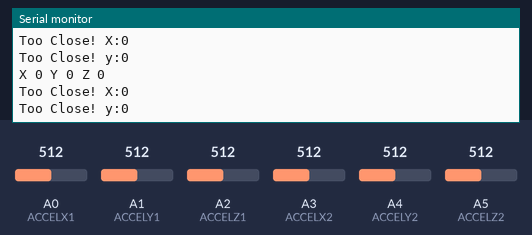
A sketch run on a simulated Arduino Uno, built with avr-gcc and run on an emulated ATmega328P. Parts: the last lines printed to the serial monitor. The inputs (shaded band) are chosen by the test bench; at power-on: A1 (ACCELY1) = 512, A4 (ACCELY2) = 512, A0 (ACCELX1) = 512, A2 (ACCELZ1) = 512, A3 (ACCELX2) = 512, A5 (ACCELZ2) = 512.

Above: at 7.4 s.
7.5 s: A1 (ACCELY1) set to 537
At 9.2 s:
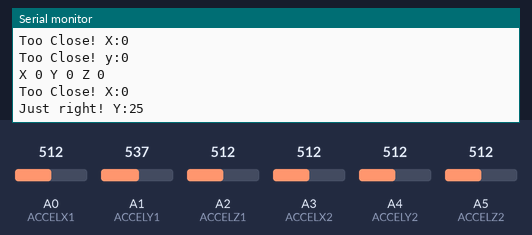
16.9 s: A4 (ACCELY2) set to 542
At 17.94 s:
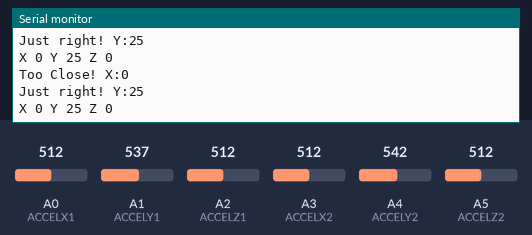
Timing chart, 0 to 19.9 s (numbered marks = the images above; inputs shaded):
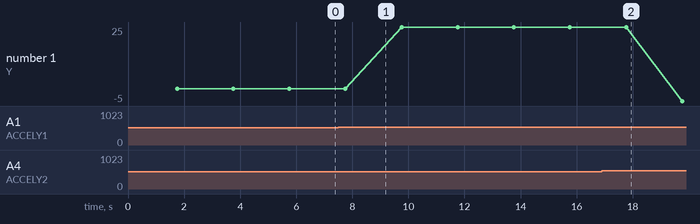

Measured:
- the behaviour switches between 522 and 523 on A1 (ACCELY1) (found by bisection; images 0 and 1)
- the behaviour switches between 526 and 527 on A4 (ACCELY2) (found by bisection; images 1 and 2)
- after the input at 7.5 s, the serial monitor: prints a new line after 0.52 s (image 1)
- plotted number 1: 0 → 25 after the input at 7.5 s, 25 → -5 after the input at 16.9 s

The sketch:

Accplay.ino
```cpp
#define ACCELX1 A0
#define ACCELY1 A1
#define ACCELZ1 A2
#define ACCELX2 A3
#define ACCELY2 A4
#define ACCELZ2 A5

void setup() {
 Serial.begin(9600);
}
void loop() {
// Serial.print("X1 " );
// Serial.print(analogRead(ACCELX1));
// Serial.print(" Y1 " );
// Serial.print(analogRead(ACCELY1));
// Serial.print(" Z1 " );
// Serial.print(analogRead(ACCELZ1));
// Serial.println();
//  Serial.print("X2 " );
// Serial.print(analogRead(ACCELX2));
// Serial.print(" Y2 " );
// Serial.print(analogRead(ACCELY2));
// Serial.print(" Z2 " );
// Serial.print(analogRead(ACCELZ2));
// Serial.println();
// delay(500);

int difx = analogRead(ACCELX1) - analogRead(ACCELX2);
if (difx > 10){
  Serial.print("Just right! X:");
  Serial.print(difx);
  Serial.println();}
  else if (-10 > difx < 9){
    Serial.print("Too Close! X:");
    Serial.print(difx);
    Serial.println();}
int dify = analogRead(ACCELY1) - analogRead(ACCELY2);
if (dify > 10){
  Serial.print("Just right! Y:");
  Serial.print(dify);
  Serial.println();}
  else if (-10 > difx < 9){
    Serial.print("Too Close! y:");
    Serial.print(dify);
    Serial.println();}
int difz = analogRead(ACCELZ1) - analogRead(ACCELZ2);
delay(1750);

 Serial.print("X " );
 Serial.print(difx);
 Serial.print(" Y " );
 Serial.print(dify);
 Serial.print(" Z " );
 Serial.print(difz);
 Serial.println();
 delay(250);


}
```
